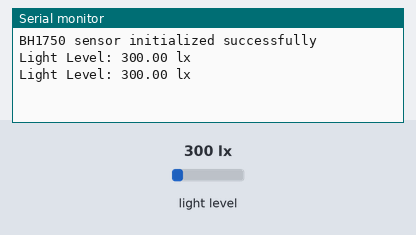
Recording of a sketch running on a simulated ESP32. On the bench: the last lines printed to the serial monitor. The inputs (shaded band) are chosen by the test bench; at power-on: light level 300 lx.

Above: at 2.2 s.
2.3 s: light level set to 40 lx
At 3.6 s:
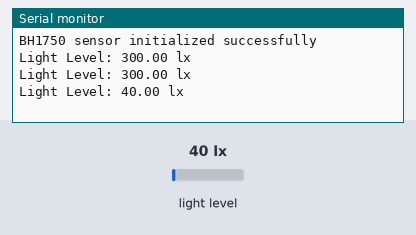
3.8 s: light level set to 500 lx
At 4.8 s:
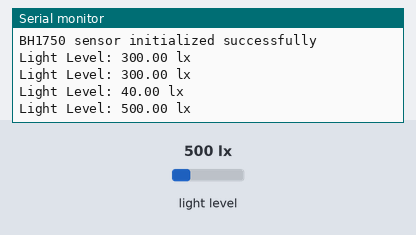
Timing chart, 0 to 6.8 s (numbered marks = the images above; inputs shaded):
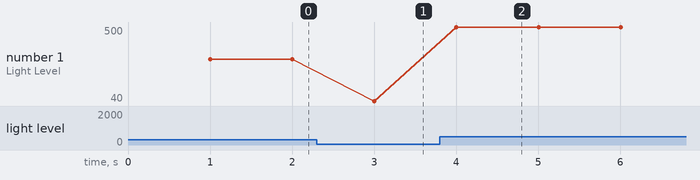

The sketch:

luxsensor_code.ino
```cpp
#include <Wire.h>
#include <BH1750.h>

// Create a BH1750 object
BH1750 lightMeter;

// Define custom I2C pins
#define I2C_SDA 9
#define I2C_SCL 8

void setup() {
  Serial.begin(115200);
  delay(1000);  // Wait for serial monitor

  // Begin I2C with custom pins
  Wire.begin(I2C_SDA, I2C_SCL);

  // Initialize the sensor
  if (lightMeter.begin(BH1750::CONTINUOUS_HIGH_RES_MODE)) {
    Serial.println("BH1750 sensor initialized successfully");
  } else {
    Serial.println("Error initializing BH1750 sensor. Please check wiring!");
    while (1);
  }
}

void loop() {
  // Read light level in lux
  float lux = lightMeter.readLightLevel();

  // Print the lux value to the Serial Monitor
  Serial.print("Light Level: ");
  Serial.print(lux);
  Serial.println(" lx");

  delay(1000); // Update every second
}
```

Measured:
- after the input at 2.3 s, the serial monitor: prints a new line after 0.70 s (image 1)
- after the input at 3.8 s, the serial monitor: prints a new line after 0.20 s (image 2)
- plotted number 1: 300 → 40 after the input at 2.3 s, 40 → 500 after the input at 3.8 s
